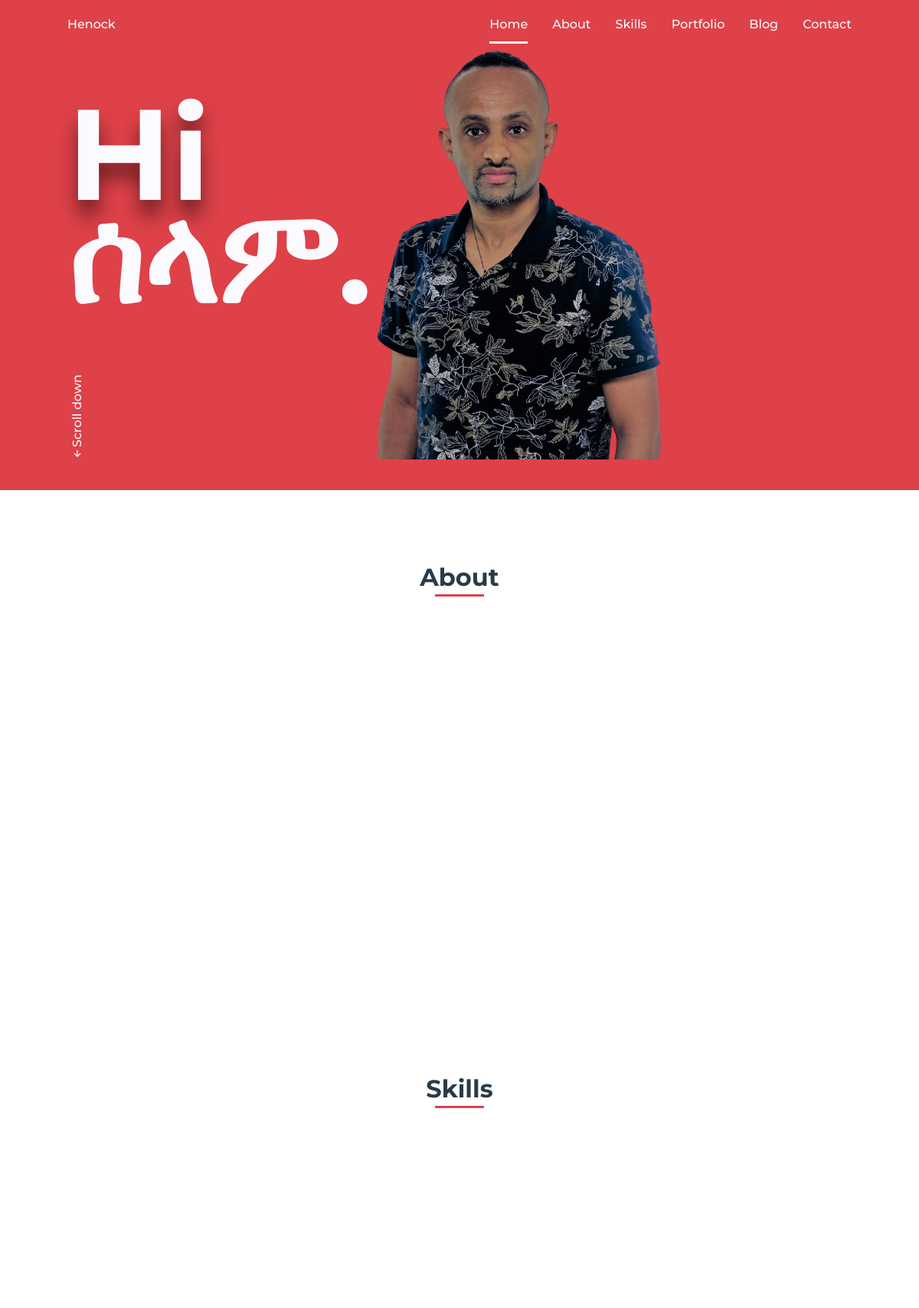
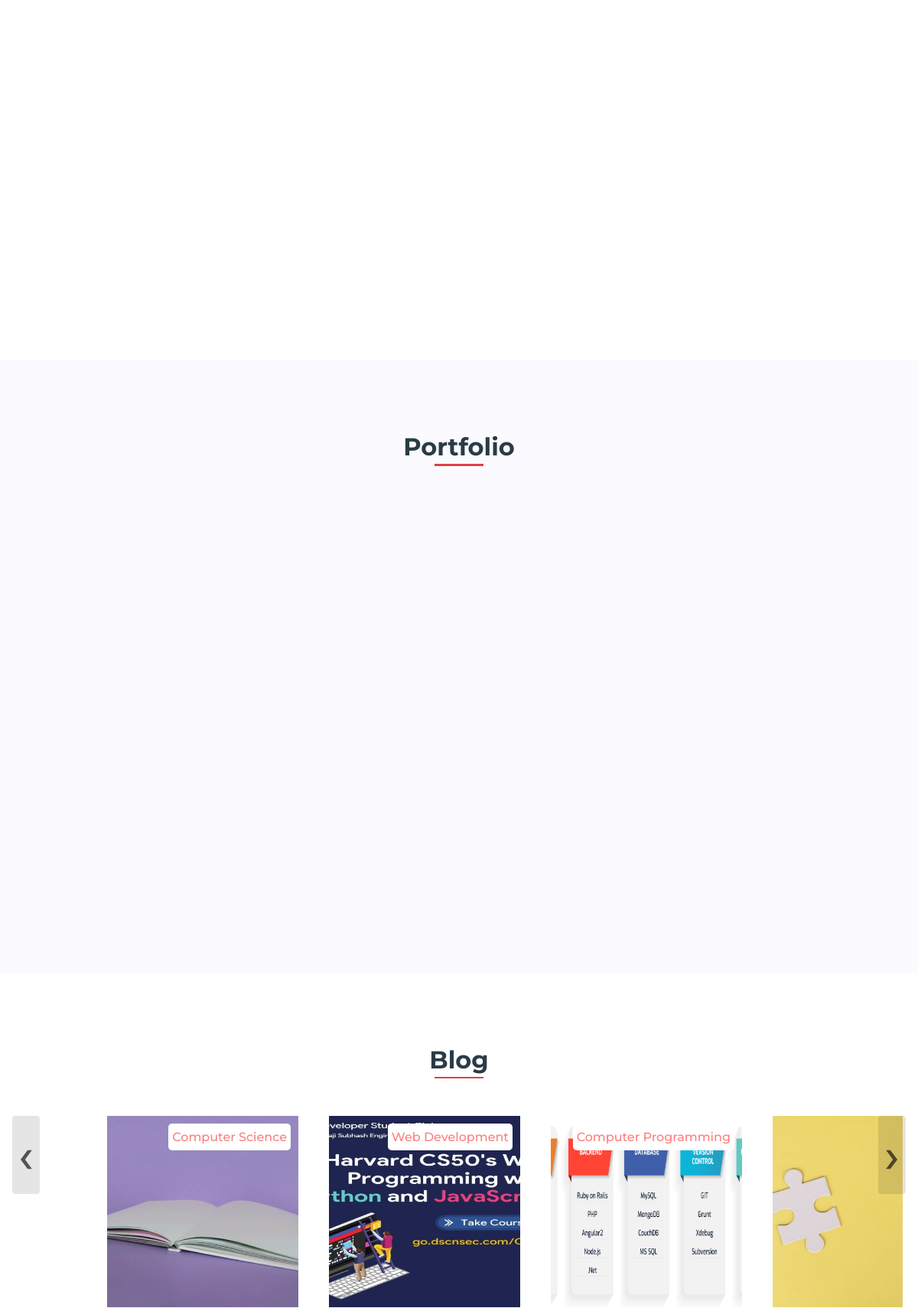
The page / (upper part) on the database its author committed (2 pictures, top to bottom).
### portfolio/models.py (models this page shows, shortened)
class Home(models.Model):
    name = models.CharField(max_length=20)
    greetings_1 = models.CharField(max_length=5)
    greetings_2 = models.CharField(max_length=5)
    picture = models.ImageField(upload_to='picture/')
    updated = models.DateTimeField(auto_now=True)

class Blog(models.Model):
    blog_category = models.CharField(max_length=50)
    post_title = models.CharField(max_length=100)
    post_date = models.DateTimeField(auto_now=True)
    description = RichTextField(blank=True, null=True)
    content_upload = RichTextUploadingField(blank=True, null=True)
    post_img = models.ImageField(upload_to='picture/')
    slug = models.SlugField(max_length=250, blank=True, null=True)
    updated = models.DateTimeField(auto_now=True)

### portfolio/views.py (the view)
# urls.py: path('', views.index, name='index'),
def index(request):
    home = Home.objects.latest('updated')
    about = About.objects.latest('updated')
    profiles = Profile.objects.filter(about=about)
    categories = Category.objects.all()
    portfolios = Portfolio.objects.all()
    blogs = Blog.objects.all().order_by('-id')
    total_obj = Blog.objects.count()
    context = {
        'home': home,
        'about': about,
        'profiles': profiles,
        'categories': categories,
        'portfolios': portfolios,
        'blogs': blogs,
        'total_obj': total_obj
    }
    return render(request, 'index.html', context)

### portfolio/templates/index.html (shortened to what this page needs)
{% load static %}
<!DOCTYPE html>
    <html lang="en">
    <head>
        <link rel="stylesheet" href="{% static 'assets/css/styles.css' %}">
        <link href='https://cdn.jsdelivr.net/npm/boxicons@2.0.5/css/boxicons.min.css' rel='stylesheet'>
        <link rel="stylesheet" href="https://unicons.iconscout.com/release/v4.0.0/css/line.css">
    </head>
    <body>
        <header class="l-header">
            <nav class="nav bd-grid">
                <div>
                    <a href="#" class="nav__logo">{{ home.name }}</a>
                </div>
                <div class="nav__menu" id="nav-menu">
                    <ul class="nav__list">
                        <li class="nav__item"><a href="#home" class="nav__link active">Home</a></li>
                        <li class="nav__item"><a href="#about" class="nav__link">About</a></li>
                        <li class="nav__item"><a href="#skills" class="nav__link">Skills</a></li>
                        <li class="nav__item"><a href="#portfolio" class="nav__link">Portfolio</a></li>
                        <li class="nav__item"><a href="#blog" class="nav__link">Blog</a></li>
                        <li class="nav__item"><a href="#contact" class="nav__link">Contact</a></li>
                    </ul>
                </div>
            </nav>
        </header>
        <main class="l-main">
            <section class="home" id="home">
                <div class="home__container bd-grid">
                    <h1 class="home__title"><span>{{ home.greetings_1 }}</span><br>{{ home.greetings_2 }}.</h1>
                    <div class="home__scroll">
                        <a href="#about" class="home__scroll-link"><i class='bx bx-up-arrow-alt' ></i>Scroll down</a>
                    </div>
                    <img src="{{ home.picture.url }}" alt="" class="home__img">
                </div>
            </section>
            <section class="about section" id="about">
                <h2 class="section-title">About</h2>
                <div class="about__container bd-grid">
                    <div>
                        <div class="about__social">
                        </div>
                    </div>
                </div>
            </section>
            <section class="skills section" id="skills">
                <h2 class="section-title">Skills</h2>
                <div class="skills__container bd-grid">
                    <div class="skills__box">
                    </div>
                </div>
            </section>
            <section class="portfolio section" id="portfolio">
                <h2 class="section-title">Portfolio</h2>
                <div class="portfolio__container bd-grid">
                </div>
            </section>
            <section class="blog section" id="blog">
                <h2 class="section-title">Blog</h2>
                <span class="arrow arrow-left" id="btn-scroll-left">&#139</span>
                <span class="arrow arrow-right" id="btn-scroll-right">&#155</span>
                <div class="blog-container">
                    {% for blog in blogs %}
                    <div class="blog-card">
                        <div class="blog-image">
                            <span class="category-tag">{{ blog.blog_category}}</span>
                            <img src="{{ blog.post_img.url }}" class="blog-thumb" alt="">
                        </div>
                    </div>
                    {%  endfor %}
                </div>
            </section>
        </main>
    </body>
</html>

### rows shown on the page
Home: name "Henock", greetings_1 "Hi", greetings_2 "ሰላም", picture (picture)
Blog: blog_category "Computer Science", post_img (picture)
Blog: blog_category "Web Development", post_img (picture)
Blog: blog_category "Computer Programming", post_img (picture)
Blog: post_img (picture)
